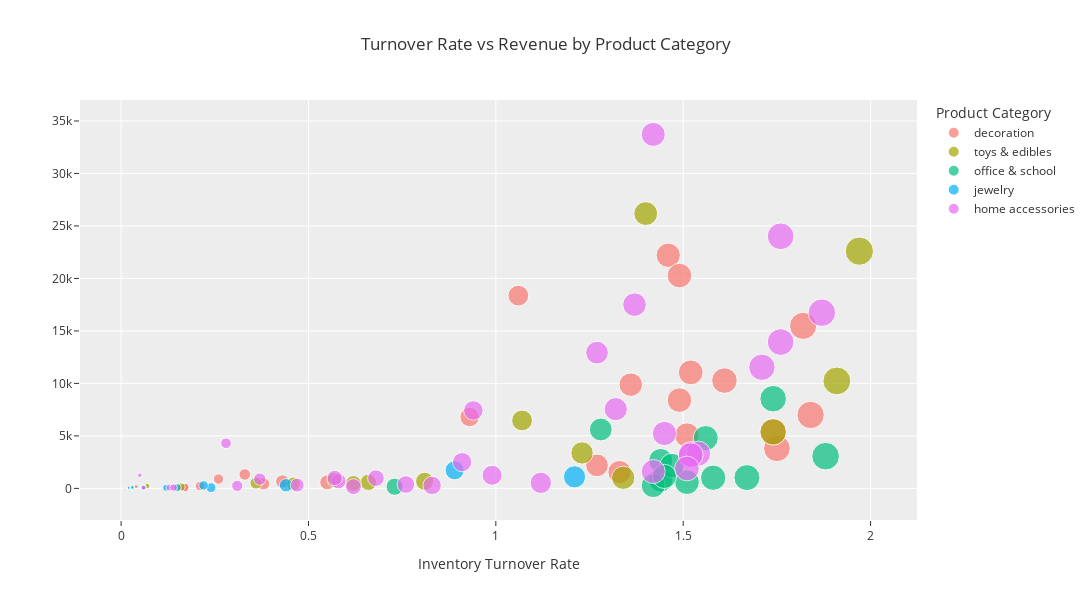

The notebook cell this image was saved under:
### Code cell
# Turnover Rate vs Revenue by Product Category scatter plot

fig = px.scatter(
    products_sales.dropna(),
    x="Inventory_turnover",
    y="Revenue_2021",
    size="Inventory_turnover",
    color="category",
    hover_name="Description",
    title="Turnover Rate vs Revenue by Product Category",
    width=1200, height=600
)

fig.update_layout(yaxis_title=None)
fig.update_layout(xaxis_title="Inventory Turnover Rate")
fig.update_layout(legend_title_text="Product Category")
fig.show()

### Figure 1 — Plotly figure (JSON) as saved in the notebook; plotly's stock layout.template omitted (floating-point values rounded to 4 significant figures)
{"data": [{"hovertemplate": "<b>%{hovertext}</b><br><br>category=decoration<br>Inventory_turnover=%{marker.size}<br>Revenue_2021=%{y}<extra></extra>", "hovertext": ["3 Drawer Antique White Wood Cabinet", "3 Raffia Ribbons Vintage Christmas", "3 White Choc Morris Boxed Candles", "Black Medium Glass Cake Stand", "Christmas Craft Tree Top Angel", "Green Goose Feather Tree 60Cm", "Jigsaw Tree With Birdhouse", "Moroccan Beaten Metal Dish Large", "Pack Of 12 Vintage Christmas Tissue", "Paper Bunting Vintage Paisley", "Peace Small Wood Letters", "Piggy Bank Retrospot", "Pink Crystal Guitar Phone Charm", "Pink Small Glass Cake Stand", "Set Of 4 Knick Knack Tins Doily", "Set Of 4 Napkin Charms Instrument", "Steel Sweetheart Round Table Cream", "Strawberry Ceramic Trinket Box", "Summer Daisies Bag Charm", "Sweetheart Recipe Book Stand", "Sweetheart Wire Magazine Rack", "Triangular Pouffe Vintage", "Victorian Sewing Box Small", "White Wicker Star", "Wooden Happy Birthday Garland"], "legendgroup": "decoration", "marker": {"color": "#F8766D", "size": [1.36, 1.33, 1.27, 0.17, 1.49, 0.55, 1.51, 0.04, 1.75, 1.84, 0.21, 1.52, 0.03, 0.17, 1.82, 0.38, 0.26, 1.46, 0.43, 1.49, 0.93, 0.33, 1.06, 1.74, 1.61], "sizemode": "area", "sizeref": 0.004925, "symbol": "circle"}, "mode": "markers", "name": "decoration", "orientation": "v", "showlegend": true, "type": "scatter", "x": [1.36, 1.33, 1.27, 0.17, 1.49, 0.55, 1.51, 0.04, 1.75, 1.84, 0.21, 1.52, 0.03, 0.17, 1.82, 0.38, 0.26, 1.46, 0.43, 1.49, 0.93, 0.33, 1.06, 1.74, 1.61], "xaxis": "x", "y": [9883.0, 1555.0, 2193.0, 101.8, 8407.0, 576.1, 5062.0, 168.1, 3814.0, 6994.0, 224.8, 11050.0, 1.9, 82.8, 15480.0, 438.6, 893.0, 22210.0, 658.9, 20280.0, 6799.0, 1329.0, 18360.0, 5406.0, 10270.0], "yaxis": "y"}, {"hovertemplate": "<b>%{hovertext}</b><br><br>category=toys & edibles<br>Inventory_turnover=%{marker.size}<br>Revenue_2021=%{y}<extra></extra>", "hovertext": ["3D Sheet Of Dog Stickers", "Assorted Tutti Frutti Heart Box", "Assorted Toffee Chocolate", "Doiley Biscuit Tin", "Dollcraft Girl Amelie Kit", "Dolly Girl Beaker", "Doughnut Lip Gloss", "Felt Egg Cosy Blue Rabbit", "Gymkhanna Treasure Book Box", "I Love London Baby Gift Set", "Letter \"M\" Bling Key Ring", "Red Dragonfly Helicopter", "Set Of 12 Mini Bunnies In A Bucket", "Set Of 6 Soldier Skittles", "Treasure Tin Buffalo Bill", "Yellow Dragonfly Helicopter"], "legendgroup": "toys & edibles", "marker": {"color": "#A3A500", "size": [0.81, 0.46, 1.23, 0.66, 0.36, 1.91, 1.97, 1.34, 0.62, 1.07, 0.15, 0.57, 0.16, 1.4, 1.74, 0.07], "sizemode": "area", "sizeref": 0.004925, "symbol": "circle"}, "mode": "markers", "name": "toys & edibles", "orientation": "v", "showlegend": true, "type": "scatter", "x": [0.81, 0.46, 1.23, 0.66, 0.36, 1.91, 1.97, 1.34, 0.62, 1.07, 0.15, 0.57, 0.16, 1.4, 1.74, 0.07], "xaxis": "x", "y": [678.3, 432.3, 3376.0, 573.6, 506.9, 10240.0, 22600.0, 1007, 465.6, 6470.0, 86.48, 798.0, 128.4, 26180.0, 5373.0, 226.3], "yaxis": "y"}, {"hovertemplate": "<b>%{hovertext}</b><br><br>category=office & school<br>Inventory_turnover=%{marker.size}<br>Revenue_2021=%{y}<extra></extra>", "hovertext": ["A Pretty Thank You Card", "Champagne Tray Blank Card", "Fairy Cakes Notebook A7 Size", "Fan Black Frame", "French Blue Metal Door Sign 2", "Incorrectly Credited C550456 See 47", "Jazz Hearts Address Book", "Mini Tapes", "Polyester Filler Pad 45X30Cm", "Polyester Filler Pad 45X45Cm", "Popart Rect Pencil Sharpener Asst", "Porcelain Budah Incense Holder", "Rose Caravan Doorstop", "Set 10 Xmas Cards & Badges 17070", "Victorian  Metal Postcard Spring"], "legendgroup": "office & school", "marker": {"color": "#00BF7D", "size": [1.51, 0.03, 1.44, 0.73, 1.44, 1.67, 1.88, 1.47, 1.42, 1.56, 1.58, 1.45, 1.28, 0.06, 1.74], "sizemode": "area", "sizeref": 0.004925, "symbol": "circle"}, "mode": "markers", "name": "office & school", "orientation": "v", "showlegend": true, "type": "scatter", "x": [1.51, 0.03, 1.44, 0.73, 1.44, 1.67, 1.88, 1.47, 1.42, 1.56, 1.58, 1.45, 1.28, 0.06, 1.74], "xaxis": "x", "y": [592.8, 7.76, 2653.0, 158.7, 792.4, 1027, 3066.0, 2183.0, 266.8, 4789.0, 1013.0, 1138.0, 5611.0, 46.42, 8541.0], "yaxis": "y"}, {"hovertemplate": "<b>%{hovertext}</b><br><br>category=jewelry<br>Inventory_turnover=%{marker.size}<br>Revenue_2021=%{y}<extra></extra>", "hovertext": ["Antique Olive Green Flower Earrings", "Beaded Crystal Heart Green On Stick", "Black/White Glass/Silver Bracelet", "Classic Diamante Earrings Set", "Diamante Hair Grip Pack/2 Peridot", "Diamante Necklace", "Diamante Ring Assorted In Box.", "Flower Garland Necklace Red", "Green Drop Earrings W Bead Cluster", "Pink Glass Chunky Charm Bracelet", "Red Boudicca Large Bracelet", "Silver M.O.P Orbit Drop Earrings"], "legendgroup": "jewelry", "marker": {"color": "#00B0F6", "size": [0.03, 1.21, 0.02, 0.24, 0.15, 0.02, 0.89, 0.06, 0.12, 0.03, 0.44, 0.22], "sizemode": "area", "sizeref": 0.004925, "symbol": "circle"}, "mode": "markers", "name": "jewelry", "orientation": "v", "showlegend": true, "type": "scatter", "x": [0.03, 1.21, 0.02, 0.24, 0.15, 0.02, 0.89, 0.06, 0.12, 0.03, 0.44, 0.22], "xaxis": "x", "y": [40.08, 1100.0, 101.4, 67.06, 71.07, 37.32, 1719.0, 71.46, 59.29, 124.8, 294, 282.1], "yaxis": "y"}, {"hovertemplate": "<b>%{hovertext}</b><br><br>category=home accessories<br>Inventory_turnover=%{marker.size}<br>Revenue_2021=%{y}<extra></extra>", "hovertext": ["Black Square Table Clock", "Blue Chenille Shaggy Cushion Cover", "Blue Fly Swat", "Blue Wire Spiral Candle Holder", "Childrens Cutlery Polkadot Green", "Christmas Toilet Roll", "Classic Metal Birdcage Plant Holder", "Doiley Storage Tin", "Easter Tin Keepsake", "Enamel Blue Rim Coffee Container", "Fairy Dreams Incense", "Fairy Soap Soap Holder", "Gingham Recipe Book Box", "Grow A Flytrap Or Sunflower In Tin", "Hand Warmer Union Jack", "Jumbo Bag Dolly Girl Design", "Ma Campagne Cutlery Box", "Multicolour Spring Flower Mug", "Origami Vanilla Incense Cones", "Peg Bag Apple Design", "Picnic Basket Wicker 60 Pieces", "Pink Pot Plant Candle", "Psychedelic Tile Coaster", "Red White Scarf  Hot Water Bottle", "Regency Milk Jug Pink", "Ribbon Reel Flora + Fauna", "Ridged Glass Storage Jar Cream Lid", "Salle De Bain Hook", "Save The Planet Cotton Tote Bag", "White Spot Red Ceramic Drawer Knob", "Woodland Charlotte Bag", "Woven Berries Cushion Cover", "Yellow/Blue Retro Radio"], "legendgroup": "home accessories", "marker": {"color": "#E76BF3", "size": [0.37, 0.13, 0.47, 0.06, 0.05, 1.32, 1.37, 1.45, 1.52, 0.83, 1.42, 0.58, 0.94, 1.42, 1.27, 1.76, 1.54, 1.52, 0.62, 0.76, 0.28, 0.68, 1.12, 0.01, 1.87, 1.51, 0.31, 0.99, 0.91, 1.71, 1.76, 0.57, 0.14], "sizemode": "area", "sizeref": 0.004925, "symbol": "circle"}, "mode": "markers", "name": "home accessories", "orientation": "v", "showlegend": true, "type": "scatter", "x": [0.37, 0.13, 0.47, 0.06, 0.05, 1.32, 1.37, 1.45, 1.52, 0.83, 1.42, 0.58, 0.94, 1.42, 1.27, 1.76, 1.54, 1.52, 0.62, 0.76, 0.28, 0.68, 1.12, 0.01, 1.87, 1.51, 0.31, 0.99, 0.91, 1.71, 1.76, 0.57, 0.14], "xaxis": "x", "y": [877.8, 81.7, 309.4, 67.62, 1251.0, 7548.0, 17500.0, 5229.0, 3275.0, 283.9, 1603.0, 686.0, 7419.0, 33720.0, 12930.0, 13940.0, 3311.0, 3169.0, 169, 367, 4300.0, 972.0, 527.8, 12.65, 16740.0, 1897.0, 239.6, 1247.0, 2499.0, 11540.0, 24010.0, 992.6, 77.76], "yaxis": "y"}], "layout": {"height": 600, "legend": {"itemsizing": "constant", "title": {"text": "Product Category"}, "tracegroupgap": 0}, "title": {"text": "Turnover Rate vs Revenue by Product Category"}, "width": 1200, "xaxis": {"anchor": "y", "domain": [0, 1], "title": {"text": "Inventory Turnover Rate"}}, "yaxis": {"anchor": "x", "domain": [0, 1], "title": {}}}}
